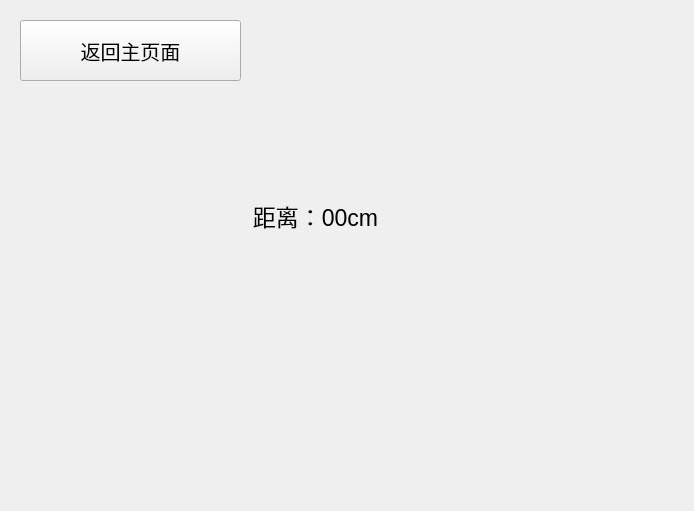
<?xml version="1.0" encoding="UTF-8"?>
<ui version="4.0">
 <class>page_sr04</class>
 <widget class="QWidget" name="page_sr04">
  <property name="geometry">
   <rect>
    <x>0</x>
    <y>0</y>
    <width>694</width>
    <height>511</height>
   </rect>
  </property>
  <property name="windowTitle">
   <string>Form</string>
  </property>
  <widget class="QLabel" name="label_sr04_len">
   <property name="geometry">
    <rect>
     <x>190</x>
     <y>180</y>
     <width>251</width>
     <height>71</height>
    </rect>
   </property>
   <property name="font">
    <font>
     <pointsize>17</pointsize>
    </font>
   </property>
   <property name="text">
    <string>距离：00cm</string>
   </property>
   <property name="alignment">
    <set>Qt::AlignCenter</set>
   </property>
  </widget>
  <widget class="QPushButton" name="Btn_return">
   <property name="geometry">
    <rect>
     <x>20</x>
     <y>20</y>
     <width>221</width>
     <height>61</height>
    </rect>
   </property>
   <property name="font">
    <font>
     <pointsize>15</pointsize>
    </font>
   </property>
   <property name="text">
    <string>返回主页面</string>
   </property>
   <property name="icon">
    <iconset resource="../Btn_Icon.qrc">
     <normaloff>:/Btn_Icon/Icon/return.png</normaloff>:/Btn_Icon/Icon/return.png</iconset>
   </property>
   <property name="iconSize">
    <size>
     <width>40</width>
     <height>40</height>
    </size>
   </property>
  </widget>
 </widget>
 <resources>
  <include location="../Btn_Icon.qrc"/>
 </resources>
 <connections/>
</ui>
